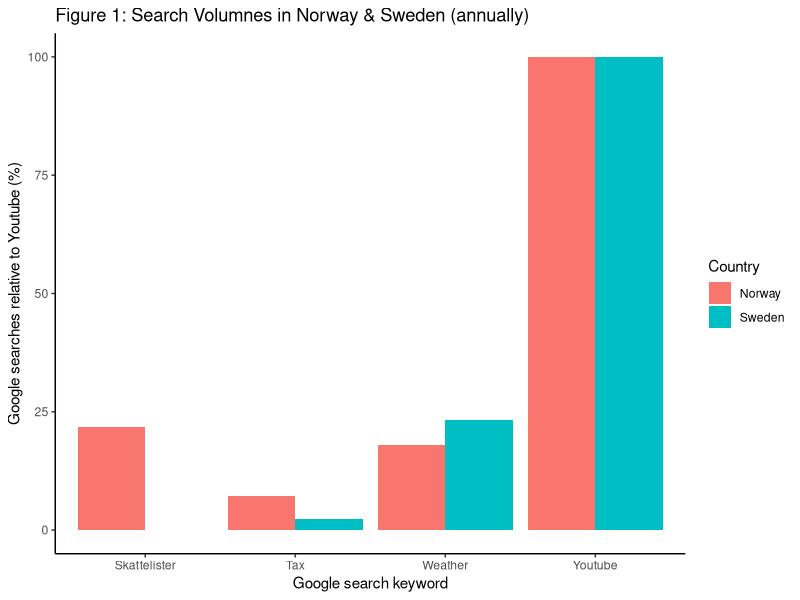
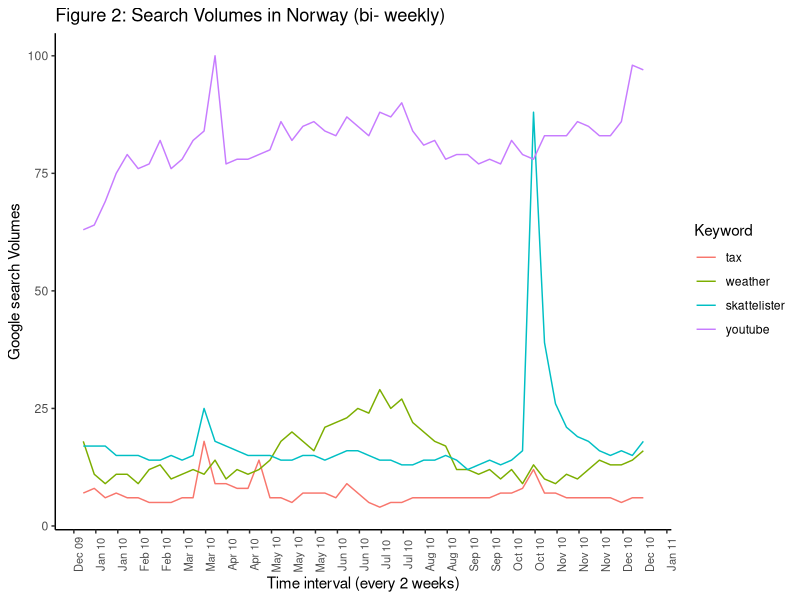

Recreate these plots in R, in order.
## ---- chunk 1
knitr::opts_chunk$set(echo = TRUE)
## ---- chunk 2
library(tidyverse)
library(haven)
library(tidyr)
library(reshape2)
## ---- chunk 3
survey_data = read_dta("Raw-Norwegian-Monitor-Survey-Data.dta", encoding = 'latin1')
country_data = read_dta("google_searches_by_country.dta", encoding = 'latin1')
time_data = read_dta("google_searches_over_time.dta", encoding = 'latin1')
#names_data = read_dta("names_browsing_skattelister.dta", encoding = 'latin1')
## ---- chunk 4
country_hah <- read.table(text = "keyword    Norway    Sweden
                  'Skattelister'   21.686750      0
                  'Tax'  7.228915      2.325581
                  'Weather'   18.072290      23.255819
                  'Youtube'   100.000000      100.000000
                  ",
                  header = TRUE, stringsAsFactors = FALSE)

df2 <- country_hah %>% 
  gather(Country, Value,-keyword)

countryaha <- ggplot(data = df2) +
  geom_bar(aes(x = keyword,
               y = Value,
               fill = Country
               ),
           stat = "identity",
           position = position_dodge()) +
  theme(legend.title=element_blank()) +
  labs(title ="Figure 1: Search Volumnes in Norway & Sweden (annually)", x = "Google search keyword", y = "Google searches relative to Youtube (%)")+theme_classic()
countryaha
## ---- chunk 5
time_date3 = melt(time_data, id.vars = "edate", measure.vars = c("tax", "weather","skattelister","youtube"))


time_date3%>%
  rename(Keyword = variable)%>%
  ggplot(aes(x=edate, y=value, group=Keyword, color=Keyword))+geom_line()+theme_classic()+labs(title  = "Figure 2: Search Volumes in Norway (bi- weekly)", x = "Time interval (every 2 weeks)", y = "Google search Volumes")+theme(axis.text.x = element_text(angle = 90, size = 8))+scale_x_date(date_labels="%b %y",date_breaks  ="2 week")
## ---- chunk 6
# Descriptive statistics for the main variables from the noeweigian ...
data1 <- survey_data  %>% filter(!is.na(happy)) %>% summarise(sd(happy), mean(happy)) 
data1
## ---- chunk 7
survey_data1 = survey_data %>%
  mutate(transparency = if_else(year %in% 2001:2013, 1,0))
model0=lm(happy~inc_comparison+inc_comparison:transparency,data=survey_data1)
summary(model0)
